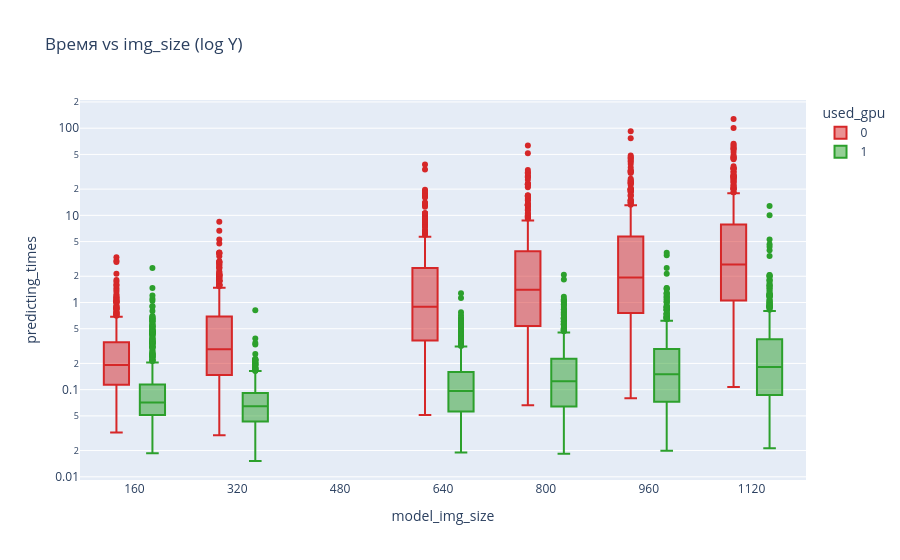
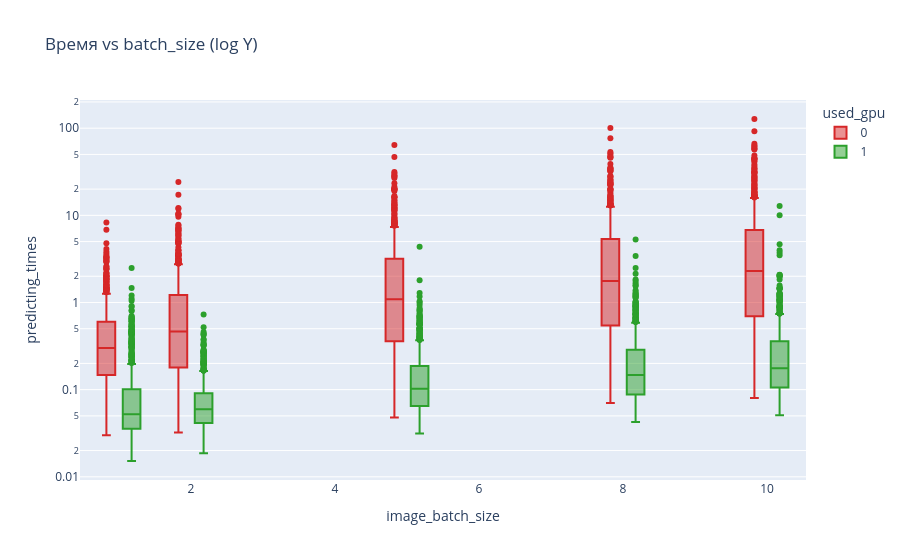

Source (notebook cell) for these figures, in order:
### Code cell
# Время по img_size и batch_size
fig = px.box(df, x='model_img_size', y='predicting_times', color='used_gpu',
             log_y=True, title='Время vs img_size (log Y)',
             color_discrete_map={0: '#d62728', 1: '#2ca02c'})
fig.show()

fig = px.box(df, x='image_batch_size', y='predicting_times', color='used_gpu',
             log_y=True, title='Время vs batch_size (log Y)',
             color_discrete_map={0: '#d62728', 1: '#2ca02c'})
fig.show()

### Figure 1 — Plotly figure (JSON) as saved in the notebook; plotly's stock layout.template omitted (floating-point values rounded to 4 significant figures; data arrays with more than 128 entries replaced by an {"elided": "..."} marker saying what was removed)
{"data": [{"alignmentgroup": "True", "hovertemplate": "used_gpu=0<br>model_img_size=%{x}<br>predicting_times=%{y}<extra></extra>", "legendgroup": "0", "marker": {"color": "#d62728"}, "name": "0", "notched": false, "offsetgroup": "0", "orientation": "v", "showlegend": true, "type": "box", "x": {"elided": "3600 int values"}, "x0": " ", "xaxis": "x", "y": {"elided": "3600 float values"}, "y0": " ", "yaxis": "y"}, {"alignmentgroup": "True", "hovertemplate": "used_gpu=1<br>model_img_size=%{x}<br>predicting_times=%{y}<extra></extra>", "legendgroup": "1", "marker": {"color": "#2ca02c"}, "name": "1", "notched": false, "offsetgroup": "1", "orientation": "v", "showlegend": true, "type": "box", "x": {"elided": "3600 int values"}, "x0": " ", "xaxis": "x", "y": {"elided": "3600 float values"}, "y0": " ", "yaxis": "y"}], "layout": {"autosize": true, "boxmode": "group", "legend": {"title": {"text": "used_gpu"}, "tracegroupgap": 0}, "title": {"text": "Время vs img_size (log Y)"}, "xaxis": {"anchor": "y", "autorange": true, "domain": [0, 1], "range": [76.33, 1204.0], "title": {"text": "model_img_size"}, "type": "linear"}, "yaxis": {"anchor": "x", "autorange": true, "domain": [0, 1], "range": [-2.037, 2.324], "title": {"text": "predicting_times"}, "type": "log"}}}

### Figure 2 — Plotly figure (JSON) as saved in the notebook; plotly's stock layout.template omitted (floating-point values rounded to 4 significant figures; data arrays with more than 128 entries replaced by an {"elided": "..."} marker saying what was removed)
{"data": [{"alignmentgroup": "True", "hovertemplate": "used_gpu=0<br>image_batch_size=%{x}<br>predicting_times=%{y}<extra></extra>", "legendgroup": "0", "marker": {"color": "#d62728"}, "name": "0", "notched": false, "offsetgroup": "0", "orientation": "v", "showlegend": true, "type": "box", "x": {"elided": "3600 int values"}, "x0": " ", "xaxis": "x", "y": {"elided": "3600 float values"}, "y0": " ", "yaxis": "y"}, {"alignmentgroup": "True", "hovertemplate": "used_gpu=1<br>image_batch_size=%{x}<br>predicting_times=%{y}<extra></extra>", "legendgroup": "1", "marker": {"color": "#2ca02c"}, "name": "1", "notched": false, "offsetgroup": "1", "orientation": "v", "showlegend": true, "type": "box", "x": {"elided": "3600 int values"}, "x0": " ", "xaxis": "x", "y": {"elided": "3600 float values"}, "y0": " ", "yaxis": "y"}], "layout": {"autosize": true, "boxmode": "group", "legend": {"title": {"text": "used_gpu"}, "tracegroupgap": 0}, "title": {"text": "Время vs batch_size (log Y)"}, "xaxis": {"anchor": "y", "autorange": true, "domain": [0, 1], "range": [0.4672, 10.53], "title": {"text": "image_batch_size"}, "type": "linear"}, "yaxis": {"anchor": "x", "autorange": true, "domain": [0, 1], "range": [-2.037, 2.324], "title": {"text": "predicting_times"}, "type": "log"}}}
